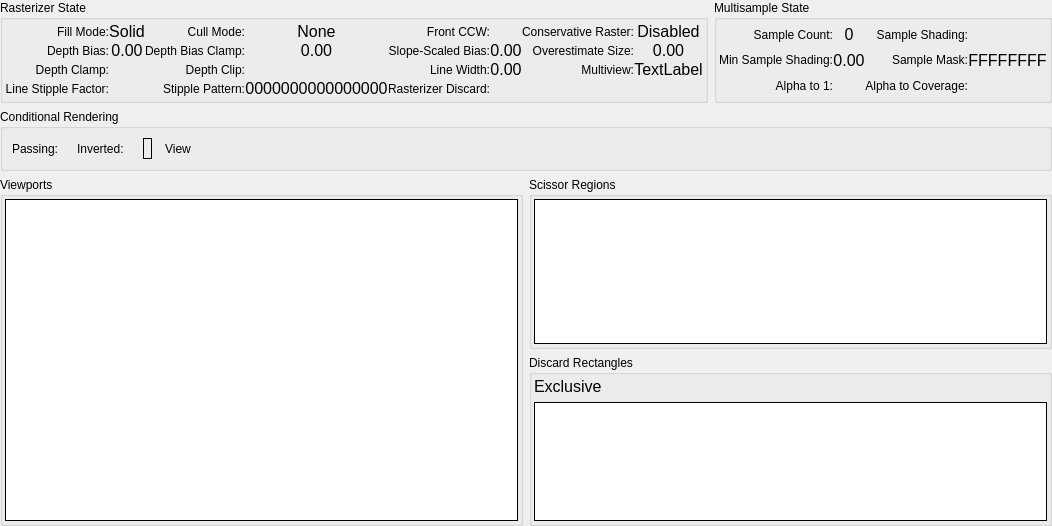
     <widget class="QWidget" name="RS">
      <attribute name="title">
       <string>Rasterizer</string>
      </attribute>
      <layout class="QGridLayout" name="gridLayout_2">
       <property name="leftMargin">
        <number>0</number>
       </property>
       <property name="topMargin">
        <number>0</number>
       </property>
       <property name="rightMargin">
        <number>0</number>
       </property>
       <property name="bottomMargin">
        <number>0</number>
       </property>
       <item row="2" column="0" colspan="2">
        <widget class="QGroupBox" name="conditionalRenderingGroup">
         <property name="title">
          <string>Conditional Rendering</string>
         </property>
         <layout class="QHBoxLayout" name="horizontalLayout_41">
          <item>
           <widget class="QLabel" name="label_5">
            <property name="text">
             <string>Passing:</string>
            </property>
           </widget>
          </item>
          <item>
           <widget class="QLabel" name="predicatePassing"/>
          </item>
          <item>
           <widget class="QLabel" name="label_6">
            <property name="text">
             <string>Inverted:</string>
            </property>
           </widget>
          </item>
          <item>
           <widget class="QLabel" name="predicateInverted"/>
          </item>
          <item>
           <widget class="RDLabel" name="predicateBuffer">
            <property name="frameShape">
             <enum>QFrame::Box</enum>
            </property>
            <property name="margin">
             <number>4</number>
            </property>
           </widget>
          </item>
          <item>
           <widget class="QToolButton" name="predicateBufferViewButton">
            <property name="cursor">
             <cursorShape>PointingHandCursor</cursorShape>
            </property>
            <property name="toolTip">
             <string>Open Predicate Buffer</string>
            </property>
            <property name="text">
             <string>View</string>
            </property>
            <property name="icon">
             <iconset resource="../../Resources/resources.qrc">
              <normaloff>:/action.png</normaloff>:/action.png</iconset>
            </property>
            <property name="toolButtonStyle">
             <enum>Qt::ToolButtonTextBesideIcon</enum>
            </property>
            <property name="autoRaise">
             <bool>true</bool>
            </property>
           </widget>
          </item>
          <item>
           <spacer name="horizontalSpacer_5">
            <property name="orientation">
             <enum>Qt::Horizontal</enum>
            </property>
            <property name="sizeHint" stdset="0">
             <size>
              <width>40</width>
              <height>20</height>
             </size>
            </property>
           </spacer>
          </item>
         </layout>
        </widget>
       </item>
       <item row="1" column="0" colspan="2">
        <layout class="QHBoxLayout" name="horizontalLayout_24">
         <item>
          <widget class="QGroupBox" name="rasterizerGroup">
           <property name="title">
            <string>Rasterizer State</string>
           </property>
           <layout class="QGridLayout" name="rasterizerGridLayout">
            <property name="leftMargin">
             <number>2</number>
            </property>
            <property name="topMargin">
             <number>2</number>
            </property>
            <property name="rightMargin">
             <number>2</number>
            </property>
            <property name="bottomMargin">
             <number>2</number>
            </property>
            <property name="spacing">
             <number>0</number>
            </property>
            <item row="0" column="7">
             <widget class="QLabel" name="conservativeRaster">
              <property name="font">
               <font>
                <pointsize>12</pointsize>
               </font>
              </property>
              <property name="text">
               <string>Disabled</string>
              </property>
              <property name="alignment">
               <set>Qt::AlignCenter</set>
              </property>
              <property name="margin">
               <number>4</number>
              </property>
             </widget>
            </item>
            <item row="1" column="6">
             <widget class="QLabel" name="label_2">
              <property name="text">
               <string>Overestimate Size:</string>
              </property>
              <property name="alignment">
               <set>Qt::AlignRight|Qt::AlignTrailing|Qt::AlignVCenter</set>
              </property>
              <property name="wordWrap">
               <bool>true</bool>
              </property>
             </widget>
            </item>
            <item row="1" column="7">
             <widget class="QLabel" name="overestimationSize">
              <property name="font">
               <font>
                <pointsize>12</pointsize>
               </font>
              </property>
              <property name="text">
               <string>0.00</string>
              </property>
              <property name="alignment">
               <set>Qt::AlignCenter</set>
              </property>
              <property name="margin">
               <number>4</number>
              </property>
             </widget>
            </item>
            <item row="2" column="6">
             <widget class="QLabel" name="label_3">
              <property name="text">
               <string>Multiview:</string>
              </property>
              <property name="alignment">
               <set>Qt::AlignRight|Qt::AlignTrailing|Qt::AlignVCenter</set>
              </property>
              <property name="wordWrap">
               <bool>true</bool>
              </property>
             </widget>
            </item>
            <item row="2" column="7">
             <widget class="QLabel" name="multiview">
              <property name="font">
               <font>
                <pointsize>12</pointsize>
               </font>
              </property>
              <property name="text">
               <string>TextLabel</string>
              </property>
              <property name="alignment">
               <set>Qt::AlignCenter</set>
              </property>
              <property name="margin">
               <number>4</number>
              </property>
             </widget>
            </item>
            <item row="0" column="6">
             <widget class="QLabel" name="label">
              <property name="text">
               <string>Conservative Raster:</string>
              </property>
              <property name="alignment">
               <set>Qt::AlignRight|Qt::AlignTrailing|Qt::AlignVCenter</set>
              </property>
              <property name="wordWrap">
               <bool>true</bool>
              </property>
             </widget>
            </item>
            <item row="1" column="2">
             <widget class="QLabel" name="depthBiasClampLabel">
              <property name="text">
               <string>Depth Bias Clamp:</string>
              </property>
              <property name="alignment">
               <set>Qt::AlignRight|Qt::AlignTrailing|Qt::AlignVCenter</set>
              </property>
              <property name="wordWrap">
               <bool>true</bool>
              </property>
             </widget>
            </item>
            <item row="0" column="0">
             <widget class="QLabel" name="fillModeLabel">
              <property name="text">
               <string>Fill Mode:</string>
              </property>
              <property name="alignment">
               <set>Qt::AlignRight|Qt::AlignTrailing|Qt::AlignVCenter</set>
              </property>
              <property name="wordWrap">
               <bool>true</bool>
              </property>
             </widget>
            </item>
            <item row="1" column="3">
             <widget class="QLabel" name="depthBiasClamp">
              <property name="font">
               <font>
                <pointsize>12</pointsize>
               </font>
              </property>
              <property name="text">
               <string>0.00</string>
              </property>
              <property name="alignment">
               <set>Qt::AlignCenter</set>
              </property>
              <property name="margin">
               <number>4</number>
              </property>
             </widget>
            </item>
            <item row="1" column="4">
             <widget class="QLabel" name="slopeScaledBiasLabel">
              <property name="text">
               <string>Slope-Scaled Bias:</string>
              </property>
              <property name="alignment">
               <set>Qt::AlignRight|Qt::AlignTrailing|Qt::AlignVCenter</set>
              </property>
              <property name="wordWrap">
               <bool>true</bool>
              </property>
             </widget>
            </item>
            <item row="0" column="1">
             <widget class="QLabel" name="fillMode">
              <property name="font">
               <font>
                <pointsize>12</pointsize>
               </font>
              </property>
              <property name="text">
               <string>Solid</string>
              </property>
              <property name="alignment">
               <set>Qt::AlignCenter</set>
              </property>
              <property name="margin">
               <number>4</number>
              </property>
             </widget>
            </item>
            <item row="0" column="5">
             <widget class="QLabel" name="frontCCW">
              <property name="text">
               <string/>
              </property>
              <property name="pixmap">
               <pixmap resource="../../Resources/resources.qrc">:/cross.png</pixmap>
              </property>
              <property name="alignment">
               <set>Qt::AlignCenter</set>
              </property>
              <property name="margin">
               <number>4</number>
              </property>
             </widget>
            </item>
            <item row="0" column="4">
             <widget class="QLabel" name="frontCCWLabel">
              <property name="text">
               <string>Front CCW:</string>
              </property>
              <property name="alignment">
               <set>Qt::AlignRight|Qt::AlignTrailing|Qt::AlignVCenter</set>
              </property>
              <property name="wordWrap">
               <bool>true</bool>
              </property>
             </widget>
            </item>
            <item row="0" column="2">
             <widget class="QLabel" name="cullModeLabel">
              <property name="text">
               <string>Cull Mode:</string>
              </property>
              <property name="alignment">
               <set>Qt::AlignRight|Qt::AlignTrailing|Qt::AlignVCenter</set>
              </property>
              <property name="wordWrap">
               <bool>true</bool>
              </property>
             </widget>
            </item>
            <item row="1" column="0">
             <widget class="QLabel" name="depthBiasLabel">
              <property name="text">
               <string>Depth Bias:</string>
              </property>
              <property name="alignment">
               <set>Qt::AlignRight|Qt::AlignTrailing|Qt::AlignVCenter</set>
              </property>
              <property name="wordWrap">
               <bool>true</bool>
              </property>
             </widget>
            </item>
            <item row="2" column="4">
             <widget class="QLabel" name="lineWidthLabel">
              <property name="text">
               <string>Line Width:</string>
              </property>
              <property name="alignment">
               <set>Qt::AlignRight|Qt::AlignTrailing|Qt::AlignVCenter</set>
              </property>
              <property name="wordWrap">
               <bool>true</bool>
              </property>
             </widget>
            </item>
            <item row="0" column="3">
             <widget class="QLabel" name="cullMode">
              <property name="font">
               <font>
                <pointsize>12</pointsize>
               </font>
              </property>
              <property name="text">
               <string>None</string>
              </property>
              <property name="alignment">
               <set>Qt::AlignCenter</set>
              </property>
              <property name="margin">
               <number>4</number>
              </property>
             </widget>
            </item>
            <item row="1" column="1">
             <widget class="QLabel" name="depthBias">
              <property name="font">
               <font>
                <pointsize>12</pointsize>
               </font>
              </property>
              <property name="text">
               <string>0.00</string>
              </property>
              <property name="alignment">
               <set>Qt::AlignCenter</set>
              </property>
              <property name="margin">
               <number>4</number>
              </property>
             </widget>
            </item>
            <item row="2" column="1">
             <widget class="QLabel" name="depthClamp">
              <property name="text">
               <string/>
              </property>
              <property name="pixmap">
               <pixmap resource="../../Resources/resources.qrc">:/cross.png</pixmap>
              </property>
              <property name="alignment">
               <set>Qt::AlignCenter</set>
              </property>
              <property name="margin">
               <number>4</number>
              </property>
             </widget>
            </item>
            <item row="2" column="0">
             <widget class="QLabel" name="depthClampLabel">
              <property name="text">
               <string>Depth Clamp:</string>
              </property>
              <property name="alignment">
               <set>Qt::AlignRight|Qt::AlignTrailing|Qt::AlignVCenter</set>
              </property>
              <property name="wordWrap">
               <bool>true</bool>
              </property>
             </widget>
            </item>
            <item row="2" column="5">
             <widget class="QLabel" name="lineWidth">
              <property name="font">
               <font>
                <pointsize>12</pointsize>
               </font>
              </property>
              <property name="text">
               <string>0.00</string>
              </property>
              <property name="alignment">
               <set>Qt::AlignCenter</set>
              </property>
              <property name="margin">
               <number>4</number>
              </property>
             </widget>
            </item>
            <item row="1" column="5">
             <widget class="QLabel" name="slopeScaledBias">
              <property name="font">
               <font>
                <pointsize>12</pointsize>
               </font>
              </property>
              <property name="text">
               <string>0.00</string>
              </property>
              <property name="alignment">
               <set>Qt::AlignCenter</set>
              </property>
              <property name="margin">
               <number>4</number>
              </property>
             </widget>
            </item>
            <item row="1" column="10">
             <spacer name="rastHSpacer">
              <property name="orientation">
               <enum>Qt::Horizontal</enum>
              </property>
              <property name="sizeType">
               <enum>QSizePolicy::MinimumExpanding</enum>
              </property>
              <property name="sizeHint" stdset="0">
               <size>
                <width>0</width>
                <height>0</height>
               </size>
              </property>
             </spacer>
            </item>
            <item row="4" column="0">
             <spacer name="rastVSpacer">
              <property name="orientation">
               <enum>Qt::Vertical</enum>
              </property>
              <property name="sizeType">
               <enum>QSizePolicy::Preferred</enum>
              </property>
              <property name="sizeHint" stdset="0">
               <size>
                <width>0</width>
                <height>0</height>
               </size>
              </property>
             </spacer>
            </item>
            <item row="3" column="5">
             <widget class="QLabel" name="rasterizerDiscard">
              <property name="text">
               <string/>
              </property>
              <property name="pixmap">
               <pixmap resource="../../Resources/resources.qrc">:/cross.png</pixmap>
              </property>
              <property name="alignment">
               <set>Qt::AlignCenter</set>
              </property>
              <property name="margin">
               <number>4</number>
              </property>
             </widget>
            </item>
            <item row="3" column="4">
             <widget class="QLabel" name="rasterizerDiscardLabel">
              <property name="text">
               <string>Rasterizer Discard:</string>
              </property>
              <property name="alignment">
               <set>Qt::AlignRight|Qt::AlignTrailing|Qt::AlignVCenter</set>
              </property>
              <property name="wordWrap">
               <bool>true</bool>
              </property>
             </widget>
            </item>
            <item row="3" column="0">
             <widget class="QLabel" name="stippleFactorLabel">
              <property name="text">
               <string>Line Stipple Factor:</string>
              </property>
              <property name="alignment">
               <set>Qt::AlignRight|Qt::AlignTrailing|Qt::AlignVCenter</set>
              </property>
              <property name="wordWrap">
               <bool>true</bool>
              </property>
             </widget>
            </item>
            <item row="3" column="1">
             <widget class="QLabel" name="stippleFactor">
              <property name="font">
               <font>
                <pointsize>12</pointsize>
               </font>
              </property>
              <property name="pixmap">
               <pixmap resource="../../Resources/resources.qrc">:/cross.png</pixmap>
              </property>
              <property name="alignment">
               <set>Qt::AlignCenter</set>
              </property>
              <property name="margin">
               <number>4</number>
              </property>
             </widget>
            </item>
            <item row="3" column="2">
             <widget class="QLabel" name="stipplePatternLabel">
              <property name="text">
               <string>Stipple Pattern:</string>
              </property>
              <property name="alignment">
               <set>Qt::AlignRight|Qt::AlignTrailing|Qt::AlignVCenter</set>
              </property>
              <property name="wordWrap">
               <bool>true</bool>
              </property>
             </widget>
            </item>
            <item row="3" column="3">
             <widget class="QLabel" name="stipplePattern">
              <property name="font">
               <font>
                <pointsize>12</pointsize>
               </font>
              </property>
              <property name="text">
               <string>0000000000000000</string>
              </property>
              <property name="alignment">
               <set>Qt::AlignCenter</set>
              </property>
              <property name="margin">
               <number>4</number>
              </property>
             </widget>
            </item>
            <item row="2" column="2">
             <widget class="QLabel" name="label_4">
              <property name="text">
               <string>Depth Clip:</string>
              </property>
              <property name="alignment">
               <set>Qt::AlignRight|Qt::AlignTrailing|Qt::AlignVCenter</set>
              </property>
              <property name="wordWrap">
               <bool>true</bool>
              </property>
             </widget>
            </item>
            <item row="2" column="3">
             <widget class="QLabel" name="depthClip">
              <property name="pixmap">
               <pixmap resource="../../Resources/resources.qrc">:/cross.png</pixmap>
              </property>
              <property name="alignment">
               <set>Qt::AlignCenter</set>
              </property>
              <property name="margin">
               <number>4</number>
              </property>
             </widget>
            </item>
           </layout>
          </widget>
         </item>
         <item>
          <widget class="QGroupBox" name="MSAAGroup">
           <property name="title">
            <string>Multisample State</string>
           </property>
           <layout class="QGridLayout" name="MSAAGridLayout">
            <property name="leftMargin">
             <number>2</number>
            </property>
            <property name="topMargin">
             <number>2</number>
            </property>
            <property name="rightMargin">
             <number>2</number>
            </property>
            <property name="bottomMargin">
             <number>2</number>
            </property>
            <property name="spacing">
             <number>0</number>
            </property>
            <item row="1" column="0">
             <widget class="QLabel" name="minSampleShadingLabel">
              <property name="text">
               <string>Min Sample Shading:</string>
              </property>
              <property name="alignment">
               <set>Qt::AlignRight|Qt::AlignTrailing|Qt::AlignVCenter</set>
              </property>
              <property name="wordWrap">
               <bool>true</bool>
              </property>
             </widget>
            </item>
            <item row="0" column="1">
             <widget class="QLabel" name="sampleCount">
              <property name="font">
               <font>
                <pointsize>12</pointsize>
               </font>
              </property>
              <property name="text">
               <string>0</string>
              </property>
              <property name="alignment">
               <set>Qt::AlignCenter</set>
              </property>
              <property name="margin">
               <number>4</number>
              </property>
             </widget>
            </item>
            <item row="1" column="2">
             <widget class="QLabel" name="sampleMaskLabel">
              <property name="text">
               <string>Sample Mask:</string>
              </property>
              <property name="alignment">
               <set>Qt::AlignRight|Qt::AlignTrailing|Qt::AlignVCenter</set>
              </property>
              <property name="wordWrap">
               <bool>true</bool>
              </property>
             </widget>
            </item>
            <item row="0" column="2">
             <widget class="QLabel" name="sampleShadingLabel">
              <property name="text">
               <string>Sample Shading:</string>
              </property>
              <property name="alignment">
               <set>Qt::AlignRight|Qt::AlignTrailing|Qt::AlignVCenter</set>
              </property>
              <property name="wordWrap">
               <bool>true</bool>
              </property>
             </widget>
            </item>
            <item row="1" column="1">
             <widget class="QLabel" name="minSampleShading">
              <property name="font">
               <font>
                <pointsize>12</pointsize>
               </font>
              </property>
              <property name="text">
               <string>0.00</string>
              </property>
              <property name="alignment">
               <set>Qt::AlignCenter</set>
              </property>
              <property name="margin">
               <number>4</number>
              </property>
             </widget>
            </item>
            <item row="0" column="0">
             <widget class="QLabel" name="sampleCountLabel">
              <property name="text">
               <string>Sample Count:</string>
              </property>
              <property name="alignment">
               <set>Qt::AlignRight|Qt::AlignTrailing|Qt::AlignVCenter</set>
              </property>
              <property name="wordWrap">
               <bool>true</bool>
              </property>
             </widget>
            </item>
            <item row="1" column="3">
             <widget class="QLabel" name="sampleMask">
              <property name="font">
               <font>
                <pointsize>12</pointsize>
               </font>
              </property>
              <property name="text">
               <string>FFFFFFFF</string>
              </property>
              <property name="alignment">
               <set>Qt::AlignCenter</set>
              </property>
              <property name="margin">
               <number>4</number>
              </property>
             </widget>
            </item>
            <item row="0" column="3">
             <widget class="QLabel" name="sampleShading">
              <property name="text">
               <string/>
              </property>
              <property name="pixmap">
               <pixmap resource="../../Resources/resources.qrc">:/cross.png</pixmap>
              </property>
              <property name="alignment">
               <set>Qt::AlignCenter</set>
              </property>
              <property name="margin">
               <number>4</number>
              </property>
             </widget>
            </item>
            <item row="1" column="4">
             <spacer name="MSAAHSpacer">
              <property name="orientation">
               <enum>Qt::Horizontal</enum>
              </property>
              <property name="sizeType">
               <enum>QSizePolicy::MinimumExpanding</enum>
              </property>
              <property name="sizeHint" stdset="0">
               <size>
                <width>0</width>
                <height>0</height>
               </size>
              </property>
             </spacer>
            </item>
            <item row="2" column="0">
             <widget class="QLabel" name="alphaToOneLabel">
              <property name="text">
               <string>Alpha to 1:</string>
              </property>
              <property name="alignment">
               <set>Qt::AlignRight|Qt::AlignTrailing|Qt::AlignVCenter</set>
              </property>
              <property name="wordWrap">
               <bool>true</bool>
              </property>
             </widget>
            </item>
            <item row="2" column="1">
             <widget class="QLabel" name="alphaToOne">
              <property name="pixmap">
               <pixmap resource="../../Resources/resources.qrc">:/cross.png</pixmap>
              </property>
              <property name="alignment">
               <set>Qt::AlignCenter</set>
              </property>
              <property name="margin">
               <number>4</number>
              </property>
             </widget>
            </item>
            <item row="2" column="2">
             <widget class="QLabel" name="alphaToCoverageLabel">
              <property name="text">
               <string>Alpha to Coverage:</string>
              </property>
              <property name="alignment">
               <set>Qt::AlignRight|Qt::AlignTrailing|Qt::AlignVCenter</set>
              </property>
              <property name="wordWrap">
               <bool>true</bool>
              </property>
             </widget>
            </item>
            <item row="2" column="3">
             <widget class="QLabel" name="alphaToCoverage">
              <property name="pixmap">
               <pixmap resource="../../Resources/resources.qrc">:/cross.png</pixmap>
              </property>
              <property name="alignment">
               <set>Qt::AlignCenter</set>
              </property>
              <property name="margin">
               <number>4</number>
              </property>
             </widget>
            </item>
           </layout>
          </widget>
         </item>
        </layout>
       </item>
       <item row="3" column="1">
        <layout class="QVBoxLayout" name="verticalLayout_18">
         <property name="bottomMargin">
          <number>0</number>
         </property>
         <item>
          <widget class="QGroupBox" name="scissorGroup">
           <property name="sizePolicy">
            <sizepolicy hsizetype="Preferred" vsizetype="Preferred">
             <horstretch>0</horstretch>
             <verstretch>1</verstretch>
            </sizepolicy>
           </property>
           <property name="title">
            <string>Scissor Regions</string>
           </property>
           <layout class="QHBoxLayout" name="horizontalLayout_22">
            <property name="leftMargin">
             <number>2</number>
            </property>
            <property name="topMargin">
             <number>2</number>
            </property>
            <property name="rightMargin">
             <number>2</number>
            </property>
            <property name="bottomMargin">
             <number>2</number>
            </property>
            <item>
             <widget class="RDTreeWidget" name="scissors">
              <property name="frameShape">
               <enum>QFrame::Box</enum>
              </property>
              <property name="frameShadow">
               <enum>QFrame::Plain</enum>
              </property>
              <property name="editTriggers">
               <set>QAbstractItemView::NoEditTriggers</set>
              </property>
              <property name="showDropIndicator" stdset="0">
               <bool>false</bool>
              </property>
              <property name="indentation">
               <number>0</number>
              </property>
              <property name="rootIsDecorated">
               <bool>false</bool>
              </property>
              <property name="allColumnsShowFocus">
               <bool>true</bool>
              </property>
              <attribute name="headerMinimumSectionSize">
               <number>50</number>
              </attribute>
             </widget>
            </item>
           </layout>
          </widget>
         </item>
         <item>
          <widget class="QGroupBox" name="discardGroup">
           <property name="sizePolicy">
            <sizepolicy hsizetype="Preferred" vsizetype="Preferred">
             <horstretch>0</horstretch>
             <verstretch>1</verstretch>
            </sizepolicy>
           </property>
           <property name="title">
            <string>Discard Rectangles</string>
           </property>
           <layout class="QVBoxLayout" name="verticalLayout_19">
            <property name="leftMargin">
             <number>2</number>
            </property>
            <property name="topMargin">
             <number>2</number>
            </property>
            <property name="rightMargin">
             <number>2</number>
            </property>
            <property name="bottomMargin">
             <number>2</number>
            </property>
            <item>
             <widget class="QLabel" name="discardMode">
              <property name="font">
               <font>
                <pointsize>12</pointsize>
               </font>
              </property>
              <property name="text">
               <string>Exclusive</string>
              </property>
             </widget>
            </item>
            <item>
             <widget class="RDTreeWidget" name="discards">
              <property name="frameShape">
               <enum>QFrame::Box</enum>
              </property>
              <property name="frameShadow">
               <enum>QFrame::Plain</enum>
              </property>
              <property name="sizeAdjustPolicy">
               <enum>QAbstractScrollArea::AdjustToContents</enum>
              </property>
              <property name="editTriggers">
               <set>QAbstractItemView::NoEditTriggers</set>
              </property>
              <property name="showDropIndicator" stdset="0">
               <bool>false</bool>
              </property>
              <property name="indentation">
               <number>0</number>
              </property>
              <property name="rootIsDecorated">
               <bool>false</bool>
              </property>
              <attribute name="headerMinimumSectionSize">
               <number>50</number>
              </attribute>
             </widget>
            </item>
           </layout>
          </widget>
         </item>
        </layout>
       </item>
       <item row="3" column="0">
        <widget class="QGroupBox" name="viewportsGroup">
         <property name="sizePolicy">
          <sizepolicy hsizetype="Expanding" vsizetype="Expanding">
           <horstretch>0</horstretch>
           <verstretch>0</verstretch>
          </sizepolicy>
         </property>
         <property name="title">
          <string>Viewports</string>
         </property>
         <layout class="QHBoxLayout" name="horizontalLayout_21">
          <property name="leftMargin">
           <number>2</number>
          </property>
          <property name="topMargin">
           <number>2</number>
          </property>
          <property name="rightMargin">
           <number>2</number>
          </property>
          <property name="bottomMargin">
           <number>2</number>
          </property>
          <item>
           <widget class="RDTreeWidget" name="viewports">
            <property name="frameShape">
             <enum>QFrame::Box</enum>
            </property>
            <property name="frameShadow">
             <enum>QFrame::Plain</enum>
            </property>
            <property name="editTriggers">
             <set>QAbstractItemView::NoEditTriggers</set>
            </property>
            <property name="showDropIndicator" stdset="0">
             <bool>false</bool>
            </property>
            <property name="indentation">
             <number>0</number>
            </property>
            <property name="rootIsDecorated">
             <bool>false</bool>
            </property>
            <property name="allColumnsShowFocus">
             <bool>true</bool>
            </property>
            <attribute name="headerMinimumSectionSize">
             <number>50</number>
            </attribute>
           </widget>
          </item>
         </layout>
        </widget>
       </item>
      </layout>
     </widget>
